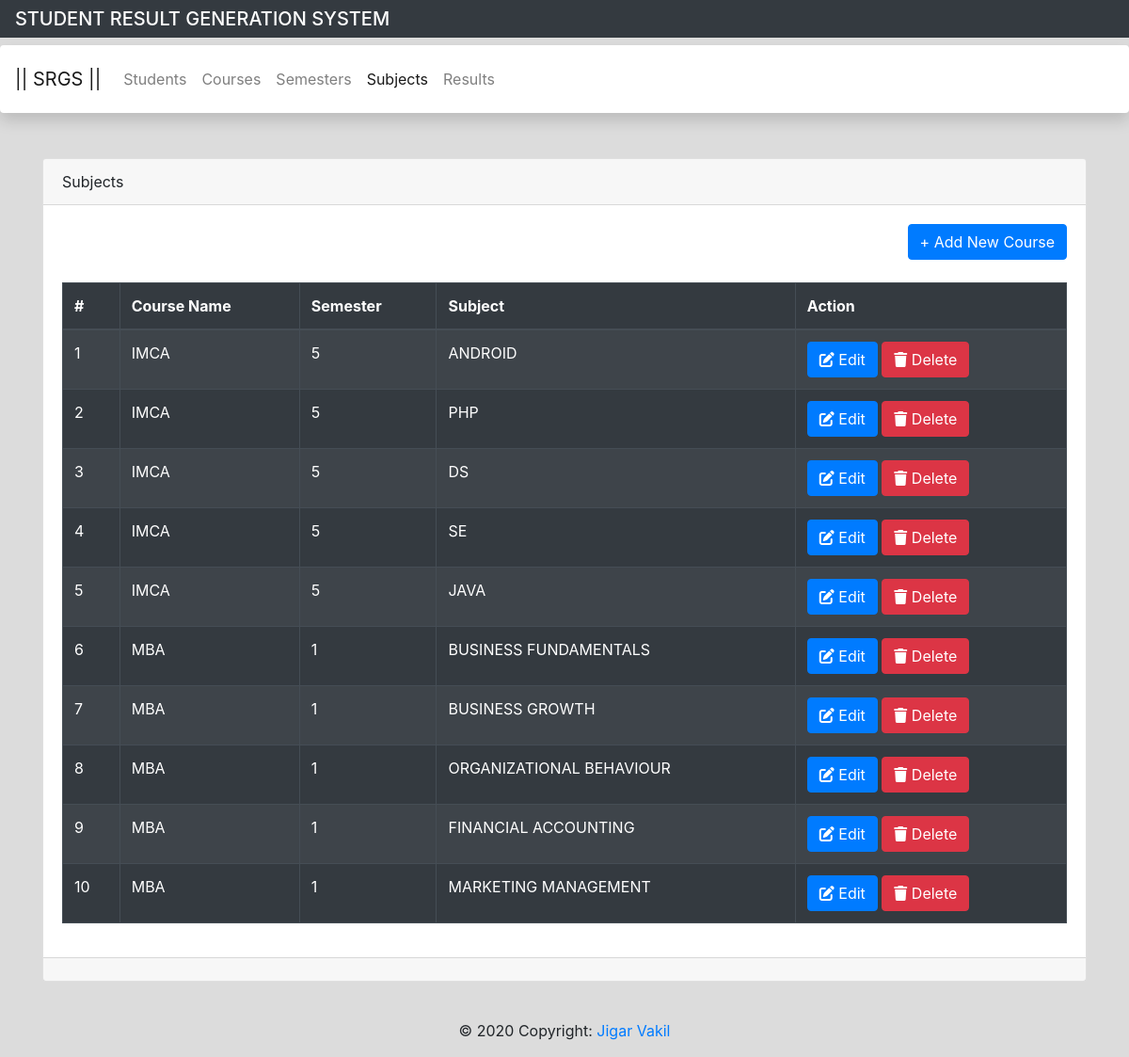
The page /subject.php on the database its author committed.
### tables this page shows
CREATE TABLE `tbl_subject` (
  `nm_subjectid` int(11) NOT NULL,
  `nm_semid` int(11) NOT NULL,
  `sz_subjectname` varchar(50) NOT NULL
);

CREATE TABLE `tbl_course` (
  `nm_courseid` int(11) NOT NULL,
  `sz_coursename` varchar(30) NOT NULL
);

CREATE TABLE `tbl_sem` (
  `nm_semid` int(11) NOT NULL,
  `nm_courseid` int(11) NOT NULL,
  `nm_sem` int(11) NOT NULL
);

### subject.php (the view, shortened to what this page needs)
<?php
    include("include/connection.php");
?>
<!doctype html>
<html lang="en">
<head>
    <link rel="stylesheet" href="https://stackpath.bootstrapcdn.com/bootstrap/4.3.1/css/bootstrap.min.css"
>
</head>
<body style="background-color:gainsboro">
    <?php include('include/header.php') ?>
    <div class="container">
        <div class="card">
            <div class="card-header">Subjects</div>
            <div class="card-body">
                <div class="row">
                    <div class="col-md-12" align="right">
                        <button type="button" class="btn btn-primary" data-toggle="modal" data-target="#myModal">
                            + Add New Course
                        </button>
                        <br>
                        <br>
                        <table class="table table-dark table-striped" border="1">
                            <thead>
                                <tr>
                                    <th>#</th>
                                    <th>Course Name</th>
                                    <th>Semester</th>
                                    <th>Subject</th>
                                    <th>Action</th>
                                </tr>
                            </thead>
                            <tbody>
                                <?php
                                    $i=1;
                                    $sql="select * from tbl_subject as sub
                                    join tbl_sem as s
                                    on sub.nm_semid=s.nm_semid
                                    join tbl_course as c
                                    on c.nm_courseid=s.nm_courseid";
                                    $res=mysqli_query($con,$sql);
                                    while($r=mysqli_fetch_assoc($res))
                                    {
                                ?>
                                <tr>
                                    <td><?= $i++ ?></td>
                                    <td><?= strtoupper($r['sz_coursename']) ?></td>
                                    <td><?= strtoupper($r['nm_sem']) ?></td>
                                    <td><?= strtoupper($r['sz_subjectname']) ?></td>
                                    <td>
                                        <button type="button" class="btn btn-primary cup"
                                            data-sem="<?= $r['nm_semid'] ?>"
                                            data-subid="<?= $r['nm_subjectid'] ?>" data-subject="<?= $r['sz_subjectname'] ?>" data-toggle="modal"
                                            data-target="#upModal">
                                            <i class="fas fa-edit"></i>  Edit
                                        </button>
                                        <a href="subject.php?del=<?= $r['nm_subjectid'] ?>" class="btn btn-danger"><i
                                                class="fas fa-trash"></i>  Delete</a>
                                    </td>
                                </tr>
                                <?php
                                    }
                                ?>
                            </tbody>
                        </table>
                    </div>
                </div>
            </div>
            <div class="card-footer">
            </div>
        </div>
    </div>
    <?php include("include/footer.php"); ?>
</body>
</html>

### rows shown on the page
tbl_subject: tbl_course.sz_coursename "IMCA", nm_semid.nm_sem "5", sz_subjectname "ANDROID"
tbl_subject: tbl_course.sz_coursename "IMCA", nm_semid.nm_sem "5", sz_subjectname "PHP"
tbl_subject: tbl_course.sz_coursename "IMCA", nm_semid.nm_sem "5", sz_subjectname "DS"
tbl_subject: tbl_course.sz_coursename "IMCA", nm_semid.nm_sem "5", sz_subjectname "SE"
tbl_subject: tbl_course.sz_coursename "IMCA", nm_semid.nm_sem "5", sz_subjectname "JAVA"
tbl_subject: tbl_course.sz_coursename "MBA", nm_semid.nm_sem "1", sz_subjectname "BUSINESS FUNDAMENTALS"
tbl_subject: tbl_course.sz_coursename "MBA", nm_semid.nm_sem "1", sz_subjectname "BUSINESS GROWTH"
tbl_subject: tbl_course.sz_coursename "MBA", nm_semid.nm_sem "1", sz_subjectname "ORGANIZATIONAL BEHAVIOUR"
tbl_subject: tbl_course.sz_coursename "MBA", nm_semid.nm_sem "1", sz_subjectname "FINANCIAL ACCOUNTING"
tbl_subject: tbl_course.sz_coursename "MBA", nm_semid.nm_sem "1", sz_subjectname "MARKETING MANAGEMENT"
